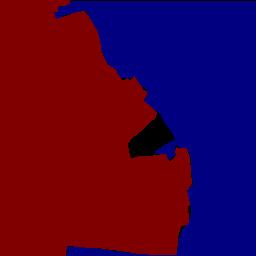
#> input picture 23毕业闫瑞杰/代码/Other operation/Label/ce201701.png, 256 x 256 px, given as the content of the folder E:/实验/代码/Other operation/before_augmentation/images, which was not available
$ python Data_Augmentation.py
#> lines starting #> are read from the running program, lines starting #| are printed output that depends on the picture; pictures that were not available may be replaced by others from this repository, and a replacement may not be noted
#> further down, img is the input picture: PIL image 256x256 P; mean R, G, B 71.6, 0, 53.5
from PIL import Image, ImageFont, ImageDraw, ImageEnhance
import matplotlib.pyplot as plt
import numpy as np
import random
import  random
import os

def image_rotate(image,label):

    """
    对图像进行一定角度的旋转
    :param image_path:  图像路径
    :param save_path:   保存路径
    :param angle:       旋转角度
    :return:
    """
    image_rotated = image.transpose(Image.ROTATE_90).convert('RGB')
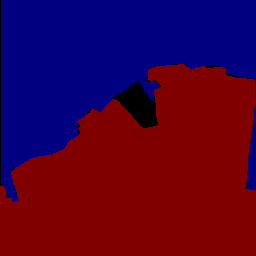
#> image_rotated: PIL image 256x256 RGB; mean R, G, B 71.6, 0, 53.5
    label_rotated = label.transpose(Image.ROTATE_90)
    return image_rotated,label_rotated
def image_rotate1(image,label):

    """
    对图像进行一定角度的旋转
    :param image_path:  图像路径
    :param save_path:   保存路径
    :param angle:       旋转角度
    :return:
    """
    image_rotated = image.transpose(Image.ROTATE_270).convert('RGB')
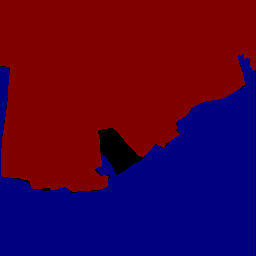
#> image_rotated: PIL image 256x256 RGB; mean R, G, B 71.6, 0, 53.5
    label_rotated = label.transpose(Image.ROTATE_270)
    return image_rotated,label_rotated
def bright(image):
    enh_bri = ImageEnhance.Brightness(image)
    brightness = 1.2
    image_brightened = enh_bri.enhance(brightness)

    return image_brightened.convert('RGB')
def ruidu(image):

    enh_sha = ImageEnhance.Sharpness(image)
    sharpness = 2.3
    image_sharped = enh_sha.enhance(sharpness)

    return image_sharped.convert('RGB')
def sedu(image):
    enh_col = ImageEnhance.Color(image)
    color = 1.2
    image_colored = enh_col.enhance(color)

    return image_colored.convert('RGB')
def duibidu(image):
    enh_con = ImageEnhance.Contrast(image)
    contrast = 1.3
#> (the run stopped early here; a loop or call above may not have finished)

$ run again, on 23毕业闫瑞杰/代码/Other operation/Label/ce202002.png
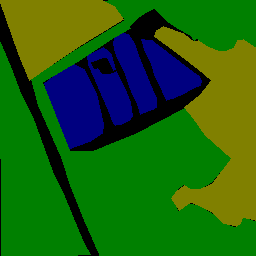
#> input picture 23毕业闫瑞杰/代码/Other operation/Label/ce202002.png, 256 x 256 px, given as the content of the folder E:/实验/代码/Other operation/before_augmentation/images, which was not available
#> img is the input picture: PIL image 256x256 P; mean R, G, B 31.2, 97.3, 16
#> in image_rotate, `image_rotated = image.transpose(Image.ROTATE_90).convert('RGB')`:
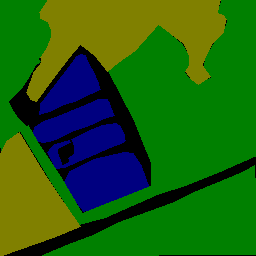
#> image_rotated: PIL image 256x256 RGB; mean R, G, B 31.2, 97.3, 16
#> in image_rotate1, `image_rotated = image.transpose(Image.ROTATE_270).convert('RGB')`:
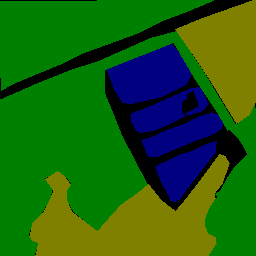
#> image_rotated: PIL image 256x256 RGB; mean R, G, B 31.2, 97.3, 16

$ run again, on 23毕业闫瑞杰/代码/Other operation/Label/ce202003.png
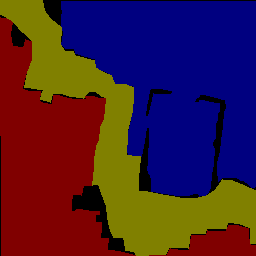
#> input picture 23毕业闫瑞杰/代码/Other operation/Label/ce202003.png, 256 x 256 px, given as the content of the folder E:/实验/代码/Other operation/before_augmentation/images, which was not available
#> img is the input picture: PIL image 256x256 P; mean R, G, B 68.7, 31.8, 51.9
#> in image_rotate, `image_rotated = image.transpose(Image.ROTATE_90).convert('RGB')`:
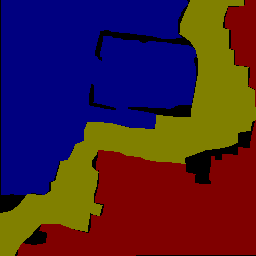
#> image_rotated: PIL image 256x256 RGB; mean R, G, B 68.7, 31.8, 51.9
#> in image_rotate1, `image_rotated = image.transpose(Image.ROTATE_270).convert('RGB')`:
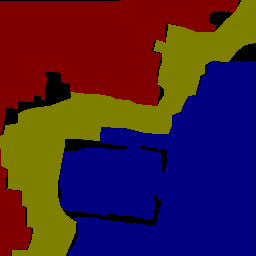
#> image_rotated: PIL image 256x256 RGB; mean R, G, B 68.7, 31.8, 51.9

$ run again, on 23毕业闫瑞杰/代码/Other operation/Label/ce202004.png
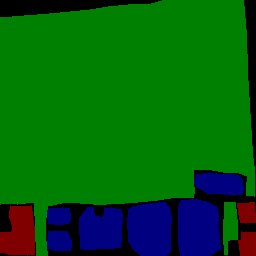
#> input picture 23毕业闫瑞杰/代码/Other operation/Label/ce202004.png, 256 x 256 px, given as the content of the folder E:/实验/代码/Other operation/before_augmentation/images, which was not available
#> img is the input picture: PIL image 256x256 P; mean R, G, B 4.2, 95, 15.2
#> in image_rotate, `image_rotated = image.transpose(Image.ROTATE_90).convert('RGB')`:
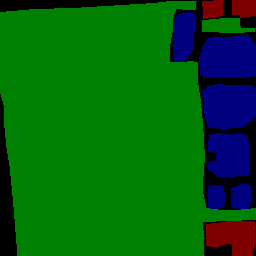
#> image_rotated: PIL image 256x256 RGB; mean R, G, B 4.2, 95, 15.2
#> in image_rotate1, `image_rotated = image.transpose(Image.ROTATE_270).convert('RGB')`:
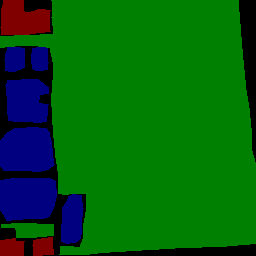
#> image_rotated: PIL image 256x256 RGB; mean R, G, B 4.2, 95, 15.2
